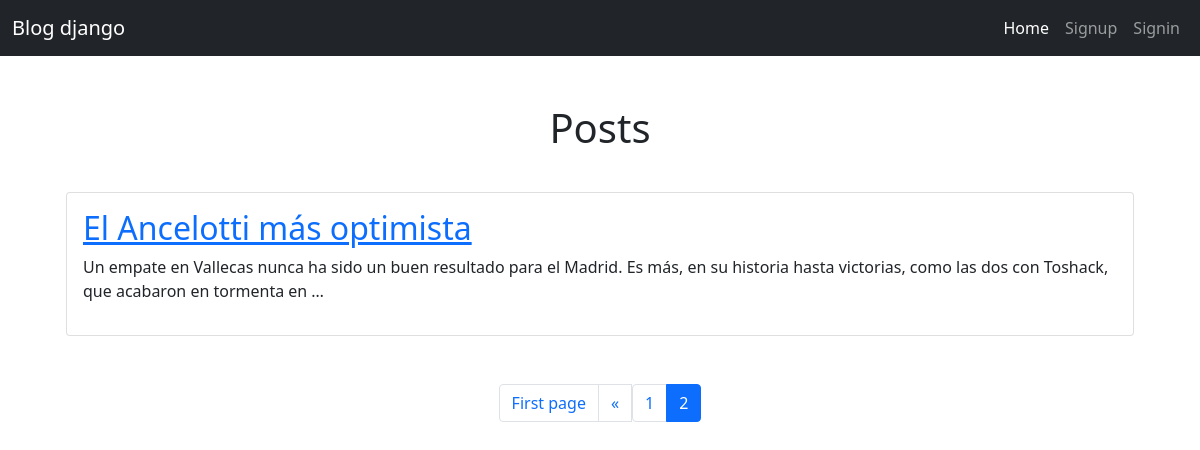
Screenshot of /?page=2 with the database file from the repository.
### posts/models.py (models this page shows, shortened)
class Post(models.Model):
    title = models.CharField(max_length=80)
    content = models.TextField(blank=True)
    created = models.DateTimeField(auto_now_add=True)
    likes = models.ManyToManyField(User, through="Like", related_name='post_likes', blank=True)

### posts/views.py (the view)
# urls.py: 2. Add a URL to urlpatterns:  path('', views.home, name='home')
def home(request):
    posts_list = Post.objects.all()
    paginator = Paginator(posts_list, 10)
    page = request.GET.get("page") or 1
    posts = paginator.get_page(page)
    current_page = int(page)
    pages = range(1, posts.paginator.num_pages + 1)
    for post in posts:
        if request.user in post.likes.all():
            post.likes_minus_one = post.likes.count() - 1
        else:
            post.likes_minus_one = post.likes.count()
    return render(request, 'home.html', {
        'posts': posts,
        'pages': pages,
        'current_page': current_page,
    })

### posts/templates/home.html (shortened to what this page needs)
{% extends 'index.html' %}
{% block content %}
<h1 class="text-center mt-5">Posts</h1>
<section class="container py-3">
    {% for post in posts %}
    <main class="container py-3">
        <section class="card card-body">
            <h2><a href="{% url 'post_detail' post.id %}">{{ post.title }}</a></h2>
            <p>{{ post.content|truncatewords:30 }}</p>
        </section>
    </main>
</section>
{% endfor %}
<div class="align-items-center d-flex justify-content-center">
    {% include 'paginator.html' %}
</div>
</div>
{% endblock %}
{% block script %}
{% load static %}
{% endblock %}

### rows the page displays
Post: title "El Ancelotti más optimista", content "Un empate en Vallecas nunca ha sido un buen resultado para el Madrid. Es más, en su historia hasta victorias, como las dos con Toshack, que acabaron en tormenta en …"

### other values shown
{{ page }} "1" "2"
